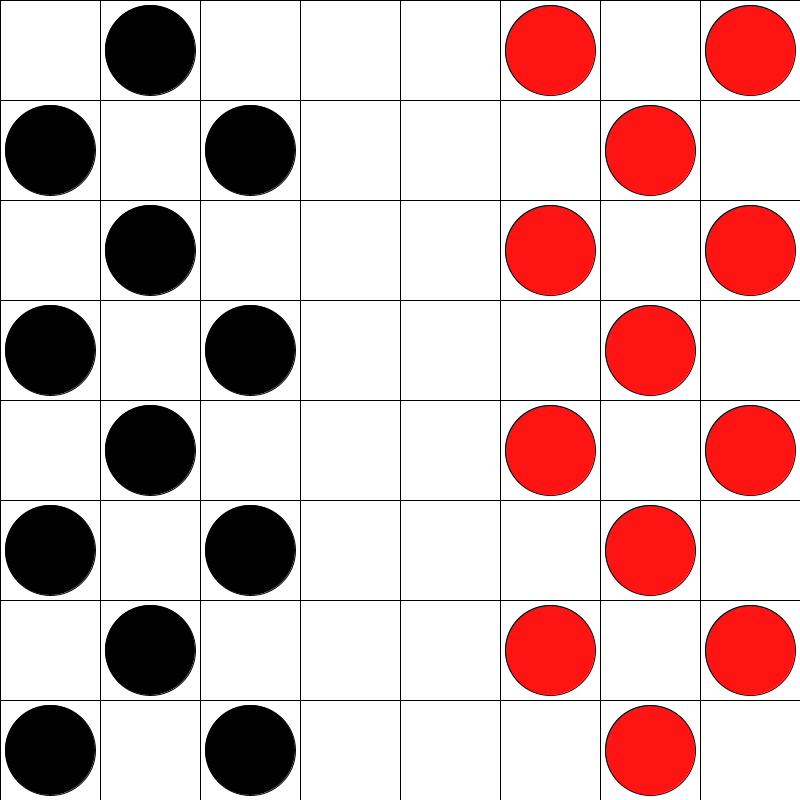
Frame 1 (no input)
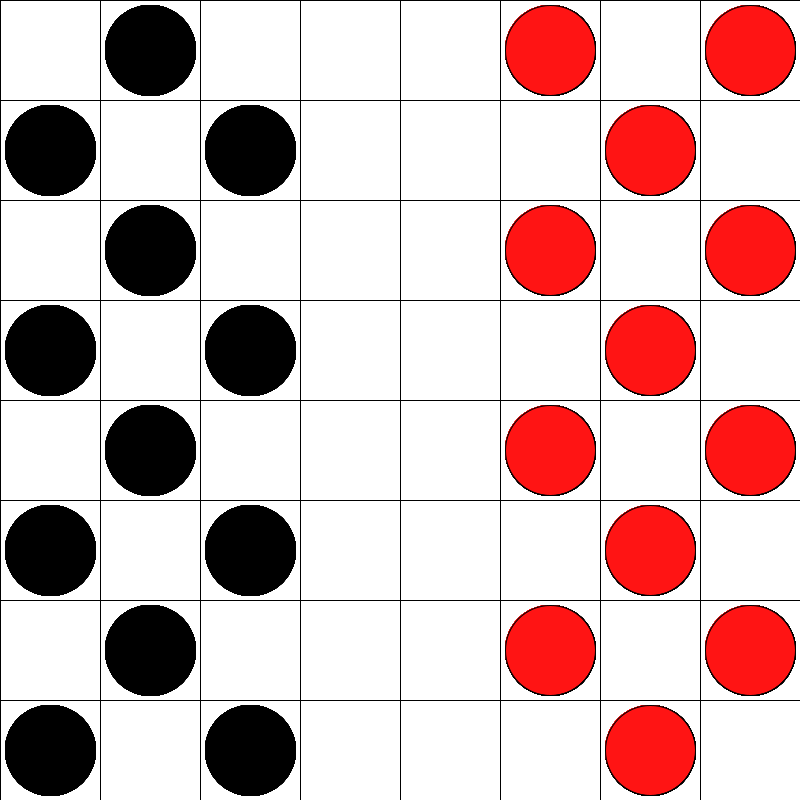
Frame 60 (the mouse pressed at the canvas centre just before this capture)
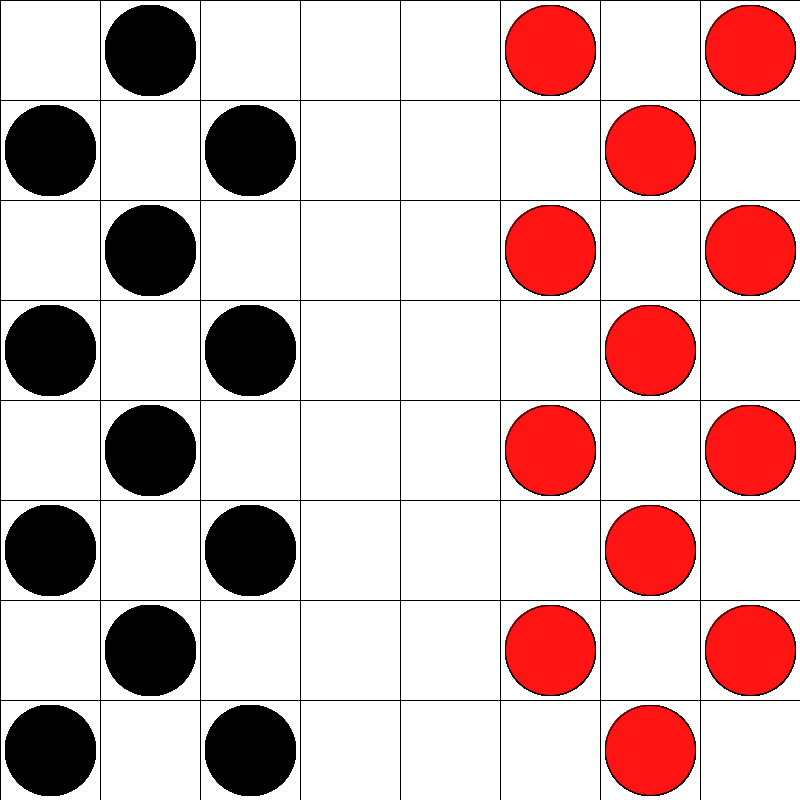
Frame 120 (the mouse held since frame 60 and released just before this capture)

The Processing sketch that drew these frames (run headless with seeded random() and noise(); from frame 60 on, the mouse is pressed at the canvas centre):

// Processing sketch: processing_187402
// ── processing_187402.pde

//Written by Evan Gorski - Do not delete
//Due to not being able to resize the window it doesnt work inside openprocessing.org, copy and paste the code into processing for it to work
//to play just drag the pieces


Cell[][] grid;
int rows = 8;
int cols = 8;
int i = 0;
int j = 0;
int _i = 0;
int _j = 0;
int[][] boardArray = {
  {5,-1,5,-1,5,-1,5,-1},
  {-1,5,-1,5,-1,5,-1,5},
  {5,-1,5,-1,5,-1,5,-1},
  {0,5,0,5,0,5,0,5},
  {5,0,5,0,5,0,5,0},
  {1,5,1,5,1,5,1,5},
  {5,1,5,1,5,1,5,1},
  {1,5,1,5,1,5,1,5},
  };

void setup(){
  size(800,800);
  background(255);
  
  grid = new Cell[cols][rows];
  for (int i = 0; i < cols; i++) {
    for (int j = 0; j < rows; j++) {
      grid[i][j] = new Cell(i*100,j*100,100,100);
    }
  }
  //board lines
  for(int i = 0; i<800; i = i+100){
  line(i,0,i,800);
  }
  for(int i = 0; i<800; i = i+100){
  line(0,i,800,i);
  }
}

void draw(){  

  //draw checkers
  for (int i = 0; i < cols; i++) {
    for (int j = 0; j < rows; j++) {
      if (boardArray[i][j]==1){
        //draw red peice
        grid[i][j].displayRed();
      }
      else if (boardArray[i][j] == 2){
        grid[i][j].displayRedKing();
      }
      else if (boardArray[i][j] == -1){
        //draw black peice
        grid[i][j].displayBlack();
      }
      else if (boardArray[i][j] == -2){
        grid[i][j].displayBlackKing();
      }
      else{
        grid[i][j].displayBoard();
      }
    }
  }
  //check for red king
  for (int i = 0; i < cols; i++){
    if (boardArray[0][i]==1){
      boardArray[0][i]=2;
    }
  }
  //check for black king
  for (int i = 0; i < cols; i++){
    if (boardArray[7][i]==-1){
      boardArray[7][i]=-2;
    }
  }
}

  void mousePressed(){
    //get i
    i = mouseX;
    i = i/100;
    
    //get j
    j = mouseY;
    j = j/100;
  }
  void mouseReleased(){
    //get i
    _i = mouseX;
    _i = _i/100;
    
    //get j
    _j = mouseY;
    _j = _j/100;
    println(i,j,_i,_j);
    grid[i][j].move(_i,_j);
    }
    
    
    
    
    //Cell.pde
    //Written by Evan Gorski - Do not delete

class Cell {
  // A cell object knows about its location in the grid as well as its size with the variables x,y,w,h.
  float x,y;   // x,y location
  float w,h;   // width and height

  // Cell Constructor
  Cell(float tempX, float tempY, float tempW, float tempH) {
    x = tempX;
    y = tempY;
    w = tempW;
    h = tempH;
  } 
  void displayBlack() {
    fill(0);
    ellipse(x+50,y+50,w-10,h-10);
  }
  
  void displayBlackKing(){
    fill(50);
    ellipse(x+50,y+50,w-10,h-10);
  }
  
  void displayRed(){
    colorMode(RGB);
    fill(255,20,20);
    ellipse(x+50,y+50,w-10,h-10);
  }
  
  void displayRedKing(){
    fill(200);
    ellipse(x+50,y+50,w-10,h-10);
  }
  
  void displayBoard(){
    fill(255);
    rect(x,y,w,h);
  }
  
  void move(int _i,int _j){
    
    //move red
    if(boardArray[i][j]==1){
      // out of bounds
      if(_j<=-1){
        boardArray[i][j]=0;
      }
      else if(_i>=8){
        boardArray[i][j]=0;
      }
      else if(_j>=8){
        boardArray[i][j]=0;
      }
      else if(_i<=-1){
        boardArray[i][j]=0;
      }
      
     //other restricters 
      else if(boardArray[_i][_j]==5){
        
      }
      else if(boardArray[_i][_j]==-1){
      
      }
      else if(boardArray[_i][_j]==1){
      
      }
      else if(boardArray[_i][_j]==-2){
      
      }
      else if(boardArray[_i][_j]==2){
      
      }
      //else move
      else{
        boardArray[i][j]=0;
        boardArray[_i][_j]=1;
      }
    }

    
    
    
    //move black
    if(boardArray[i][j]==-1){
       // out of bounds
      if(_j<=-1){
        boardArray[i][j]=0;
      }
      else if(_i>=8){
        boardArray[i][j]=0;
      }
      else if(_j>=8){
        boardArray[i][j]=0;
      }
      else if(_i<=-1){
        boardArray[i][j]=0;
      }
      
      //other restricters
      else if(boardArray[_i][_j]==5){
      
      }
      else if(boardArray[_i][_j]==-1){
      
      }
      else if(boardArray[_i][_j]==1){
      
      }
      else if(boardArray[_i][_j]==-2){
      
      }
      else if(boardArray[_i][_j]==2){
      
      }
      //else, move
      else{
        boardArray[i][j]=0;
        boardArray[_i][_j]=-1;
      }
    }
    
    //move black king
    if(boardArray[i][j]==-2){
       // out of bounds
      if(_j<=-1){
        boardArray[i][j]=0;
      }
      else if(_i>=8){
        boardArray[i][j]=0;
      }
      else if(_j>=8){
        boardArray[i][j]=0;
      }
      else if(_i<=-1){
        boardArray[i][j]=0;
      }
      
      // other restricters 
      else if(boardArray[_i][_j]==5){
      
      }
      else if(boardArray[_i][_j]==-1){
      
      }
      else if(boardArray[_i][_j]==1){
      
      }
      else if(boardArray[_i][_j]==-2){
      
      }
      else if(boardArray[_i][_j]==2){
      
      }
      //else, move
      else{
        boardArray[i][j]=0;
        boardArray[_i][_j]=-2;
      }
    }
      
      
      //move red king
    if(boardArray[i][j]==2){
       // out of bounds
      if(_j<=-1){
        boardArray[i][j]=0;
      }
      else if(_i>=8){
        boardArray[i][j]=0;
      }
      else if(_j>=8){
        boardArray[i][j]=0;
      }
      else if(_i<=-1){
        boardArray[i][j]=0;
      }
      
      //other restricters 
      else if(boardArray[_i][_j]==5){
      
      }
      else if(boardArray[_i][_j]==-1){
      
      }
      else if(boardArray[_i][_j]==1){
      
      }
      else if(boardArray[_i][_j]==-2){
      
      }
      else if(boardArray[_i][_j]==2){
      
      }
      //else, move
      else{
        boardArray[i][j]=0;
        boardArray[_i][_j]=2;
      }
      
      
    }
    else{
    //pass
    }
  }
}
    
    
